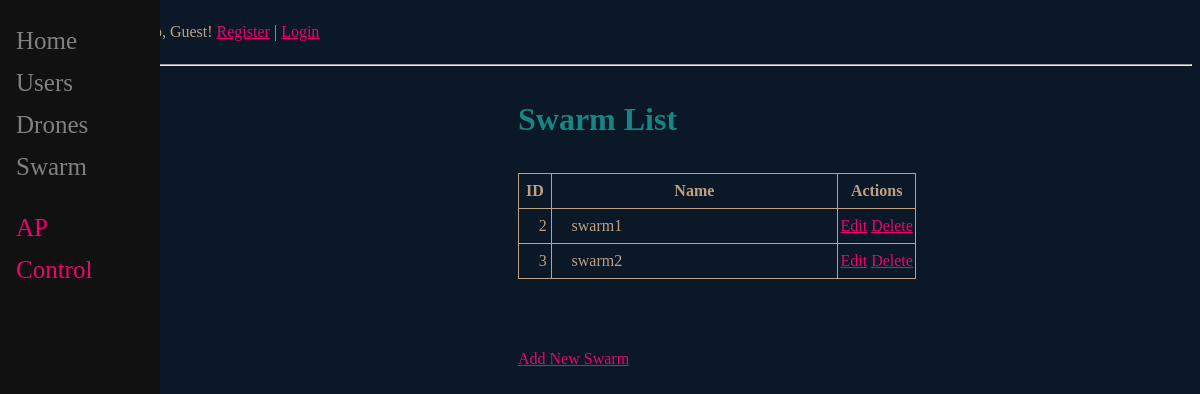
Page /swarm_list on the earlier database version.
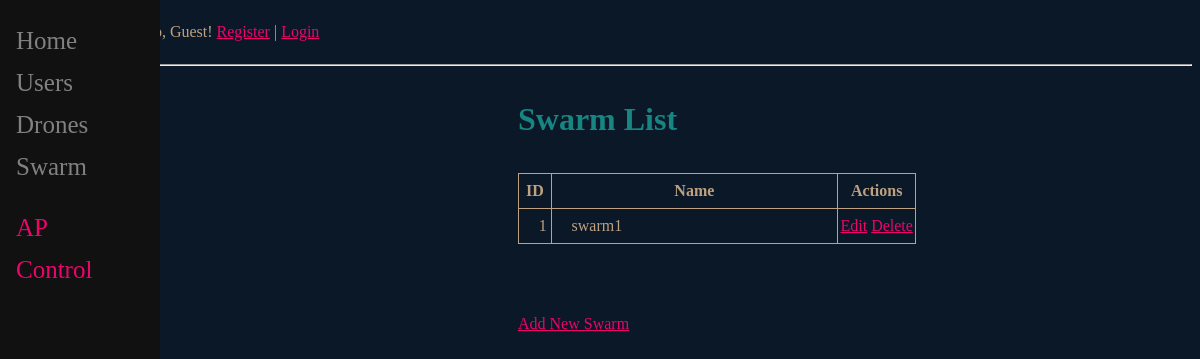
Same page on the later database version.
### main/models.py (models this page shows, shortened)
class Swarm(models.Model):
    swarmName=models.fields.CharField(max_length=32,unique=True)
    user_id = models.ForeignKey(CustomUser, null=True, on_delete=models.SET_NULL)
    createdAt=models.DateTimeField("datePublished", default=timezone.now)
    UpdatedAt=models.DateTimeField("dateUpdated", auto_now=True)
    UpdatedBy=models.CharField(max_length=32, default="User")

### main/views.py (the view)
# urls.py: path('swarm_list', swarm_list, name='swarm_list'),
def swarm_list(request):
    swarm = Swarm.objects.all()
    return render(request, 'main/swarm_list.html', {'swarm': swarm})

### templates/main/swarm_list.html (shortened to what this page needs)
{% extends 'main/base.html' %}
{% block content %}
<h1>Swarm List</h1>
<body>
    <table  style="width:60%; border: 1px solid; background-color: translucent 50% ;border-collapse: collapse">
        <thead>
            <tr style="border: 1px solid; text-align: center;">
                <th style="width:5%; border: 1px solid; ">ID</th>
                <th style="width:45%; border: 1px solid; ">Name</th>
                <th style="width:10%; border: 1px solid;">Actions</th>
            </tr>
        </thead>
        <tbody>
    {% for swarm in swarm %}
            <tr style="border: 1px solid; text-align: center;">
                <td style="width:5%; border: 1px solid; text-align: center; padding-left: 5%; padding-right: 5%;">{{ swarm.id }}</td>
                <td style="width:45%; border: 1px solid; text-align: left; padding-left: 5%; padding-right: 5%;">{{ swarm.swarmName }}</td>
                <td style="width:10%">
                    <a style="width:5%"  href="/swarm_edit/{{ swarm.id }}"><span>Edit</span></a>
                    <a style="width:5%"  href="/swarm_delete/{{ swarm.id }}">Delete</a>
                </td>
            </tr>
        {% endfor %}
        </tbody>
    </table>
    <br>
    <br>
    <a href="{%url 'swarm_add' %}" class="btn btn-outline-secondary btn-sm"><span>Add New Swarm</span></a>
</body>
{% endblock %}

### templates/main/base.html (shortened to what this page needs)
<!DOCTYPE html>
<html lang="en">
    <head>
        {% if request.user.is_authenticated %}
            <p style="margin-left:10%;">Hello, {{ request.user.username}}   | <a href="{% url 'logout' %}">Log Out</a></p>
        {% else %}
            <p style="margin-left:10%;">Hello, {{ user.username|default:'Guest' }}!  <a href="{% url 'user_add' %}">Register</a> | <a href="{% url 'login' %}">Login</a></p>
        {% endif %}
        <hr>
    </head>
    <body>
        <div class="sidenav">
            <a href="/">Home</a>
            <a href="/user_list">Users</a>
            <a href="/drone_list">Drones</a>
            <a href="/swarm_list">Swarm</a>
            <br>
            <a style="color: #EF036C;" href="/ap_list">AP</a>
            <a style="color: #EF036C;" href="/control">Control</a>
	    </div>
        <div id="content" class="main">
            {% block content %}
            {% endblock %}
        </div>
    </body>
</html>

### templates/main/base.html (style rules this page uses)
body { background-color: #0A1828; color: #BFA181; background-image: url('static/drone3.png'); background-attachment:fixed; background-position:center bottom; background-size: 50%; background-repeat: no-repeat; line-height: 2.0; ) }
a { color: #EF036C; }
h1 { color: #178582; }
.sidenav { height:100%; width:160px; position: fixed; z-index:1; top:0; left:0; background-color:#111; overflow-x: :hidden; padding-top:20px; line-height: 1.2; }
.sidenav a { padding:6px 8px 6px 16px; text-decoration: none; font-size:25px; color: #818181; display:block; }

Differences in the rows shown:
removed Swarm: id "2", swarmName "swarm1"
removed Swarm: id "3", swarmName "swarm2"
added Swarm: id "1", swarmName "swarm1"
